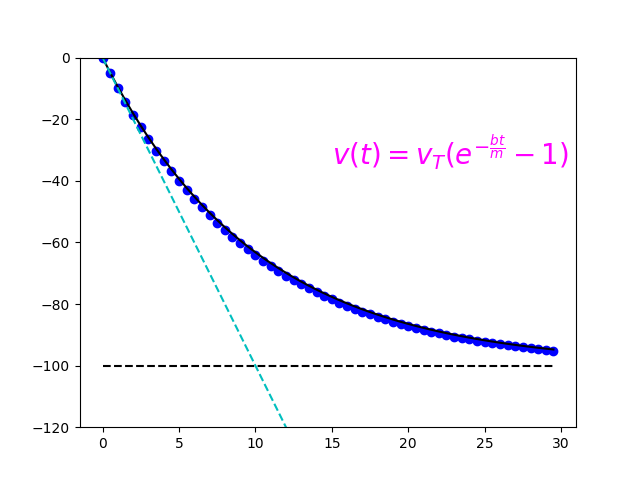

Python code for this plot:
#!/usr/bin/env python3
# -*- coding: utf-8 -*-
"""
Created on Wed Sep 20 14:27:04 2017

@author: admin
"""

from pylab import * 

t0 = 0.0 #initial time 
tf = 30.0 # how long I fall 
dt = 0.5 # time step size 

t = arange(t0,tf,dt)
v = zeros(len(t))
v0 = 0 
v[0] = v0 

#define constants
b = 0.10
g = 10.0 #meters per second sqr of course.
m = 1. #kg

for i in arange(1,len(t)):
    dv = (-b/m*v[i-1]-g)*dt 
    v[i] = v[i-1] + dv 
    
figure(1)
clf()
plot(t,v,'bo')
vt = -m*g/b 
plot(t,vt*(1-exp(-b*t/m)),'k') 
text(15,-35,r'$v(t) = v_T(e^{-\frac{bt}{m}}-1)$',size=20,color='magenta')
plot(t,0*t+vt,'k--')
plot(t,-g*t,'c--')
ylim(-120,0)
